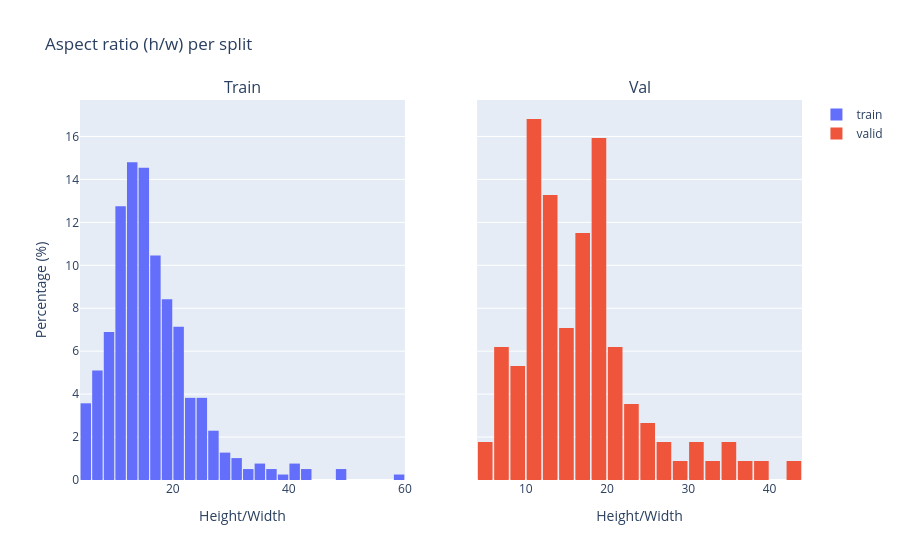

Notebook code cell kept with this figure:
### Code cell
fig = make_subplots(rows=1, cols=2, subplot_titles=["Train", "Val"], shared_xaxes=True, shared_yaxes=True)

for i, split in enumerate(["train", "valid"], 1):
    aspect_ratio = np.array(split_data[split]["h"]) / np.array(split_data[split]["w"])
    fig.add_trace(go.Histogram(x=aspect_ratio, name=split, nbinsx=30, histnorm="percent"), row=1, col=i)

fig.update_layout(title="Aspect ratio (h/w) per split", bargap=0.1)
fig.update_xaxes(title_text="Height/Width")
fig.update_yaxes(title_text="Percentage (%)", col=1)
fig.show()

### Figure 1 — Plotly figure (JSON) as saved in the notebook; plotly's stock layout.template omitted (floating-point values rounded to 4 significant figures; data arrays with more than 128 entries replaced by an {"elided": "..."} marker saying what was removed)
{"data": [{"histnorm": "percent", "name": "train", "nbinsx": 30, "type": "histogram", "x": {"elided": "392 float values"}, "xaxis": "x", "yaxis": "y"}, {"histnorm": "percent", "name": "valid", "nbinsx": 30, "type": "histogram", "x": [9.946, 17.39, 16.14, 19.51, 10.82, 16.32, 25.22, 4.074, 15.2, 7.151, 13.83, 13.77, 20.85, 21.53, 11.76, 11.83, 10.42, 22.24, 25.21, 11.03, 15.16, 11.06, 16.66, 9.711, 19.85, 11.52, 13.28, 23.22, 21.99, 13.83, 10.62, 19.67, 15.62, 6.266, 34.28, 17.71, 26.59, 39.39, 15.33, 11.88, 12.48, 27.05, 10.75, 18.52, 10.2, 12.64, 11.69, 18.74, 18.93, 9.2, 16.37, 28.77, 19.76, 6.35, 10.13, 12.93, 12.3, 13.24, 6.189, 20.95, 15.21, 31.98, 20.22, 17.1, 19.5, 19.02, 12.13, 22.03, 6.13, 18.94, 17.33, 15.9, 16.47, 34.8, 14.82, 9.188, 10.17, 6.015, 19.89, 42.41, 11.55, 21.76, 32.22, 12.71, 11.59, 25.81, 17.84, 13.83, 16.41, 13.16, 16.2, 5.568, 15.9, 19.36, 21.49, 13.25, 31.72, 18.21, 18.7, 8.857, 6.988, 13.39, 19.9, 18.27, 8.906, 10.61, 18.17, 17.6, 19.64, 22.81, 37.33, 11.11, 11.6], "xaxis": "x2", "yaxis": "y2"}], "layout": {"annotations": [{"font": {"size": 16}, "showarrow": false, "text": "Train", "x": 0.225, "xanchor": "center", "xref": "paper", "y": 1, "yanchor": "bottom", "yref": "paper"}, {"font": {"size": 16}, "showarrow": false, "text": "Val", "x": 0.775, "xanchor": "center", "xref": "paper", "y": 1, "yanchor": "bottom", "yref": "paper"}], "bargap": 0.1, "title": {"text": "Aspect ratio (h/w) per split"}, "xaxis": {"anchor": "y", "domain": [0, 0.45], "title": {"text": "Height/Width"}}, "xaxis2": {"anchor": "y2", "domain": [0.55, 1], "title": {"text": "Height/Width"}}, "yaxis": {"anchor": "x", "domain": [0, 1], "title": {"text": "Percentage (%)"}}, "yaxis2": {"anchor": "x2", "domain": [0, 1], "matches": "y", "showticklabels": false}}}
